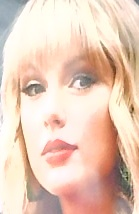
#> input picture known_faces/Taylor.jpg, 139 x 214 px
$ jupyter execute test.ipynb
#> lines starting #> are read from the running program, lines starting #| are printed output that depends on the picture
[cell 1]
import cv2
import numpy as np

[cell 2]
img = cv2.imdecode(np.fromfile("known_faces/Taylor.jpg", dtype=np.uint8), 1)
#> img is the input picture: shape (214, 139, 3); mean B, G, R 186.2, 204.5, 232.6

[cell 3]
img = cv2.resize(img, (260, 260))
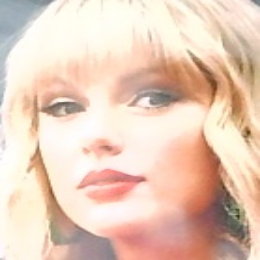
#> img: shape (260, 260, 3); mean B, G, R 186.1, 204.3, 232.5
img = cv2.cvtColor(img, cv2.COLOR_BGR2RGB)
img = img.astype(np.float32)
img /= 255

[cell 4]
while True:
    cv2.imshow("Test", img)
    key = cv2.waitKey(1) & 0xFF
#> (key q is pressed here)

$ run again, with known_faces/Binderiya.jpg copied over known_faces/Taylor.jpg
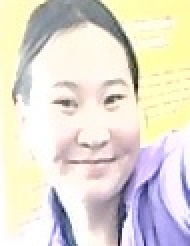
#> input picture known_faces/Binderiya.jpg, 95 x 123 px (shown 2 times larger)
#> img is the input picture: shape (123, 95, 3); mean B, G, R 210.3, 221, 227
#> `img = cv2.resize(img, (260, 260))`:
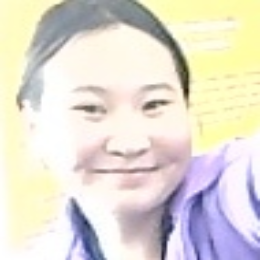
#> img: shape (260, 260, 3); mean B, G, R 210.2, 220.8, 226.9

$ run again, with known_faces/Davaasuren.jpg copied over known_faces/Taylor.jpg
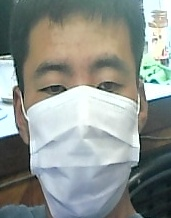
#> input picture known_faces/Davaasuren.jpg, 171 x 218 px
#> img is the input picture: shape (218, 171, 3); mean B, G, R 143.5, 148.1, 141.4
#> `img = cv2.resize(img, (260, 260))`:
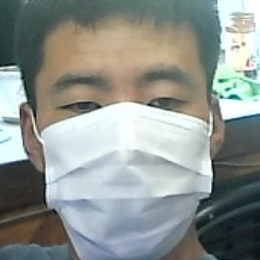
#> img: shape (260, 260, 3); mean B, G, R 143.4, 148, 141.3
